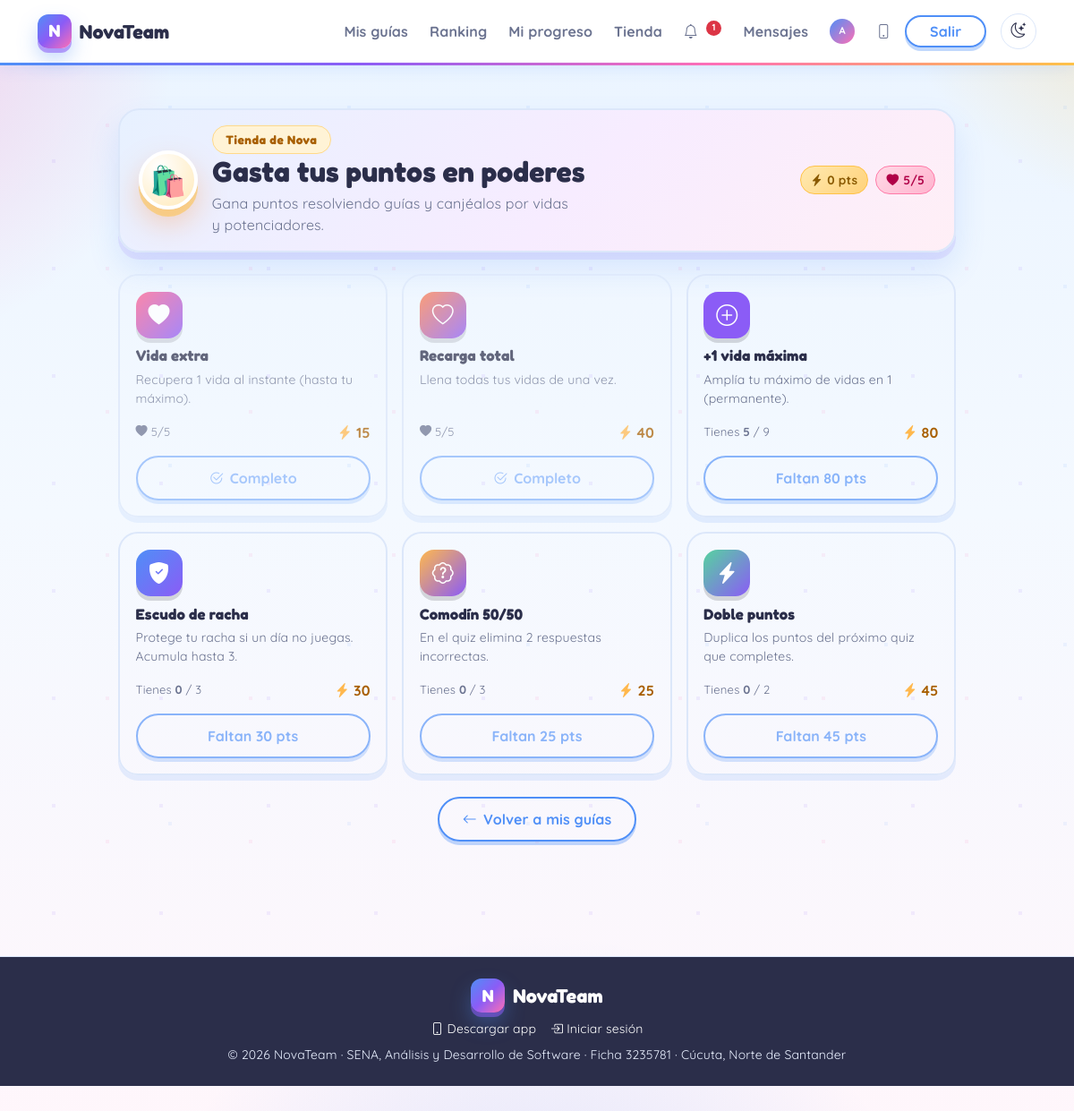
The page /tienda.php (signed in) on the database its author committed.
### tables this page shows
CREATE TABLE usuarios (
    id_usuario           INT AUTO_INCREMENT PRIMARY KEY,
    nombre               VARCHAR(120)        NOT NULL,
    correo               VARCHAR(150)        NOT NULL UNIQUE,
    contrasena_hash      VARCHAR(255)        NOT NULL,
    rol                  ENUM('estudiante','profesor','administrador') NOT NULL DEFAULT 'estudiante',
    grado                TINYINT             NULL COMMENT 'Solo estudiantes (4° grado)',
    materia              ENUM('matematicas','ingles') NULL COMMENT 'Solo profesores',
    puntos               INT                 NOT NULL DEFAULT 0,
    ejercicios_resueltos INT                 NOT NULL DEFAULT 0,
    activo               TINYINT(1)          NOT NULL DEFAULT 1,
    ultimo_acceso        DATETIME            NULL,
    fecha_registro       DATETIME            NOT NULL DEFAULT CURRENT_TIMESTAMP,
    foto_perfil          VARCHAR(255)        NULL COMMENT 'Ruta imagen de perfil',
    marco_perfil         VARCHAR(50)         NULL COMMENT 'Estilo de marco: dorado,plateado,arcoiris,fuego,estrella,ninguno',
    bio                  TEXT                NULL COMMENT 'Biografia del usuario',
    fondo_perfil         VARCHAR(255)        NULL COMMENT 'Ruta imagen de fondo de perfil',
    tema_color           VARCHAR(20)         NOT NULL DEFAULT 'default' COMMENT 'Tema de color: default,oscuro,verde,rosa,purpura',
    vidas                TINYINT             NOT NULL DEFAULT 5 COMMENT 'Vidas actuales (se recargan cada 4 h)',
    vidas_max            TINYINT             NOT NULL DEFAULT 5 COMMENT 'Maximo de vidas',
    vidas_actualizadas   DATETIME            NULL COMMENT 'Desde cuando se cuenta la recarga de vidas (NULL = lleno)',
    escudos_racha        TINYINT             NOT NULL DEFAULT 0 COMMENT 'Protectores de racha (max 3)',
    comodines_50         TINYINT             NOT NULL DEFAULT 0 COMMENT 'Comodines 50/50 para el quiz (max 3)',
    doble_puntos         TINYINT             NOT NULL DEFAULT 0 COMMENT 'Doble puntos para el proximo quiz (max 2)',
    remember_token       VARCHAR(64)         NULL COMMENT 'Token para recuperación de contraseña',
    token_expires        DATETIME            NULL COMMENT 'Expiración del token de recuperación',
    CONSTRAINT chk_grado   CHECK (rol <> 'estudiante' OR grado = 4),
    CONSTRAINT chk_materia CHECK (rol <> 'profesor'   OR materia IS NOT NULL)
);

### includes/db.php (called while the page is built, shortened)
<?php
function db(): PDO
{
    static $pdo = null;
    if ($pdo instanceof PDO) {
        try {
            $pdo->query('SELECT 1');
        } catch (PDOException $e) {
            $pdo = null;
        }
        if ($pdo instanceof PDO) {
            return $pdo;
        }
    }
    $host = env('DB_HOST', '127.0.0.1') ?? '127.0.0.1';
    $name = env('DB_NAME', 'novateam_db') ?? 'novateam_db';
    $user = env('DB_USER', 'root') ?? 'root';
    $pass = env('DB_PASS', '') ?? '';
    $port = env('DB_PORT', '3306') ?? '3306';
    $charset = env('DB_CHARSET', 'utf8mb4') ?? 'utf8mb4';
    $dsn = "mysql:host={$host};port={$port};dbname={$name};charset={$charset}";
    try {
        $pdo = new PDO($dsn, $user, $pass, [
            PDO::ATTR_ERRMODE            => PDO::ERRMODE_EXCEPTION,
            PDO::ATTR_DEFAULT_FETCH_MODE => PDO::FETCH_ASSOC,
            PDO::ATTR_EMULATE_PREPARES   => false,
            PDO::ATTR_PERSISTENT         => false,
            PDO::MYSQL_ATTR_INIT_COMMAND => "SET NAMES utf8mb4 COLLATE utf8mb4_unicode_ci",
        ]);
    } catch (PDOException $e) {
        http_response_code(500);
        exit('No se pudo conectar a MySQL. Importa database/novateam.sql en phpMyAdmin y revisa el archivo .env');
    }
    return $pdo;
}

### includes/auth.php (called while the page is built, shortened)
<?php
function refresh_user(int $id): void
{
    $stmt = db()->prepare(
        'SELECT id_usuario, nombre, correo, rol, grado, materia, puntos, ejercicios_resueltos, activo,
                foto_perfil, marco_perfil, bio, fondo_perfil, tema_color
         FROM usuarios WHERE id_usuario = :id LIMIT 1'
    );
    $stmt->execute(['id' => $id]);
}

### includes/bootstrap.php (called while the page is built, shortened)
<?php
require_once __DIR__ . '/db.php';
require_once __DIR__ . '/helpers.php';
require_once __DIR__ . '/auth.php';
if (!empty($_SESSION['user']['id_usuario'])) {
    $lastRefresh = (int) ($_SESSION['_last_refresh'] ?? 0);
    $now = time();
    if ($now - $lastRefresh > 60) {
        try {
            refresh_user((int) $_SESSION['user']['id_usuario']);
        } catch (Throwable $e) {
            error_log('NovaTeam: refresh_user error: ' . $e->getMessage());
        }
    }
}

### tienda.php (the view, shortened to what this page needs)
<?php
require_once __DIR__ . '/includes/bootstrap.php';
$user = current_user();
$uid = (int) $user['id_usuario'];
$items = shop_items();
$poderes = user_powerups($uid);
$lives = user_lives($uid);
$u = db()->prepare('SELECT puntos FROM usuarios WHERE id_usuario = :id');
$u->execute(['id' => $uid]);
$puntos = (int) $u->fetchColumn();
$cantidad = [
    'vida_extra'   => $lives['vidas'],
    'vidas_full'   => $lives['vidas'],
    'vidas_max'    => $poderes['vidas_max'],
    'escudo_racha' => $poderes['escudos'],
    'comodin_50'   => $poderes['comodines'],
    'doble_puntos' => $poderes['doble'],
];
$tope = [
    'vida_extra'   => $lives['max'] >= 9 ? 9 : $lives['max'],
    'vidas_full'   => $lives['max'],
    'vidas_max'    => 9,
    'escudo_racha' => 3,
    'comodin_50'   => 3,
    'doble_puntos' => 2,
];
require __DIR__ . '/includes/header.php';
?>
<div class="container py-4 py-lg-5" style="max-width:960px">
  <section class="shop-hero mb-4">
    <span class="mascot mascot-sm" aria-hidden="true">🛍️</span>
    <div>
      <span class="section-eyebrow">Tienda de Nova</span>
      <h1 class="hero-title mb-1">Gasta tus puntos en poderes</h1>
      <p class="hero-sub mb-0">Gana puntos resolviendo guías y canjéalos por vidas y potenciadores.</p>
    </div>
    <div class="shop-wallet">
      <span class="xp-pill"><i class="bi bi-lightning-charge-fill"></i> <?= $puntos ?> pts</span>
      <span class="xp-pill hearts"><i class="bi bi-heart-fill"></i> <?= $lives['vidas'] ?>/<?= $lives['max'] ?></span>
    </div>
  </section>
  <div class="shop-grid">
    <?php foreach ($items as $code => $it):
      $actual = $cantidad[$code];
      $max = $tope[$code];
      $lleno = ($code === 'vida_extra' || $code === 'vidas_full')
          ? ($lives['vidas'] >= $lives['max'])
          : ($actual >= $max);
      $alcanza = $puntos >= (int) $it['precio'];
      $puede = !$lleno && $alcanza;
    ?>
      <article class="shop-item<?= $lleno ? ' shop-item--full' : '' ?>">
        <span class="shop-ico" style="--sc:<?= e($it['color']) ?>"><i class="bi bi-<?= e($it['icono']) ?>"></i></span>
        <h2 class="shop-name"><?= e($it['nombre']) ?></h2>
        <p class="shop-desc"><?= e($it['desc']) ?></p>
        <div class="shop-meta">
          <?php if ($code === 'vida_extra' || $code === 'vidas_full'): ?>
            <span class="shop-stock"><i class="bi bi-heart-fill"></i> <?= $lives['vidas'] ?>/<?= $lives['max'] ?></span>
          <?php else: ?>
            <span class="shop-stock">Tienes <strong><?= $actual ?></strong> / <?= $max ?></span>
          <?php endif; ?>
          <span class="shop-price"><i class="bi bi-lightning-charge-fill"></i> <?= (int) $it['precio'] ?></span>
        </div>
        <form method="post">
          <button class="btn <?= $puede ? 'btn-edu' : 'btn-edu-outline disabled' ?> w-100" type="submit"
                  <?= $puede ? '' : 'disabled' ?>>
            <?php if ($lleno): ?>
              <i class="bi bi-check2-circle"></i> Completo
            <?php elseif (!$alcanza): ?>
              Faltan <?= (int) $it['precio'] - $puntos ?> pts
            <?php else: ?>
              <i class="bi bi-bag-plus-fill"></i> Comprar
            <?php endif; ?>
          </button>
        </form>
      </article>
    <?php endforeach; ?>
  </div>
  <div class="text-center mt-4">
    <a class="btn-edu-outline" href="estudiante.php"><i class="bi bi-arrow-left"></i> Volver a mis guías</a>
  </div>
</div>
<?php require __DIR__ . '/includes/footer.php'; ?>

### includes/helpers.php (shortened to what this page needs)
<?php
function e(?string $value): string
{
    return htmlspecialchars((string) $value, ENT_QUOTES | ENT_SUBSTITUTE, 'UTF-8');
}
function current_user(): ?array
{
    return $_SESSION['user'] ?? null;
}
function marco_css_class(?string $marco): string
{
    return match ($marco) {
        'dorado'   => 'marco-dorado',
        'plateado' => 'marco-plateado',
        'arcoiris' => 'marco-arcoiris',
        'fuego'    => 'marco-fuego',
        'estrella' => 'marco-estrella',
        default    => '',
    };
}
function user_avatar_html(array $user, int $size = 40): string
{
    $cls = marco_css_class($user['marco_perfil'] ?? null);
    $sizeStyle = 'width:' . $size . 'px;height:' . $size . 'px;';
    $initials = mb_strtoupper(mb_substr($user['nombre'], 0, 1));
    return '<div class="avatar-frame ' . $cls . '" style="' . $sizeStyle . 'background:linear-gradient(135deg,var(--edu-primary),var(--edu-accent));display:grid;place-items:center;color:#fff;font-weight:800;font-size:' . ($size * 0.4) . 'px;">' . e($initials) . '</div>';
}
function user_lives(int $userId): array
{
    $stmt = db()->prepare('SELECT vidas, vidas_max, vidas_actualizadas FROM usuarios WHERE id_usuario = :id');
    $stmt->execute(['id' => $userId]);
    $row = $stmt->fetch();
    $vidas = (int) $row['vidas'];
    $max   = max(1, (int) $row['vidas_max']);
    $stamp = $row['vidas_actualizadas'];
    if ($vidas >= $max) {
        return ['vidas' => $max, 'max' => $max, 'next' => null, 'segundos' => 0];
    }
    $regen = lives_regen_hours();
    $base = new DateTimeImmutable($stamp);
    $now  = new DateTimeImmutable();
    $next = $base->modify('+' . $regen . ' hours');
    return [
        'vidas'    => $vidas,
        'max'      => $max,
        'next'     => $next->format('Y-m-d H:i:s'),
        'segundos' => max(0, $next->getTimestamp() - $now->getTimestamp()),
    ];
}
function shop_items(): array
{
    return [
        'vida_extra' => [
            'nombre' => 'Vida extra', 'icono' => 'heart-fill', 'precio' => 15,
            'desc' => 'Recupera 1 vida al instante (hasta tu máximo).', 'color' => '#FF5C8A',
        ],
        'vidas_full' => [
            'nombre' => 'Recarga total', 'icono' => 'heart', 'precio' => 40,
            'desc' => 'Llena todas tus vidas de una vez.', 'color' => '#FF7A45',
        ],
        'vidas_max' => [
            'nombre' => '+1 vida máxima', 'icono' => 'plus-circle', 'precio' => 80,
            'desc' => 'Amplía tu máximo de vidas en 1 (permanente).', 'color' => '#8B5CF6',
        ],
        'escudo_racha' => [
            'nombre' => 'Escudo de racha', 'icono' => 'shield-fill-check', 'precio' => 30,
            'desc' => 'Protege tu racha si un día no juegas. Acumula hasta 3.', 'color' => '#4F8FF7',
        ],
        'comodin_50' => [
            'nombre' => 'Comodín 50/50', 'icono' => 'patch-question', 'precio' => 25,
            'desc' => 'En el quiz elimina 2 respuestas incorrectas.', 'color' => '#FFB84D',
        ],
        'doble_puntos' => [
            'nombre' => 'Doble puntos', 'icono' => 'lightning-charge-fill', 'precio' => 45,
            'desc' => 'Duplica los puntos del próximo quiz que completes.', 'color' => '#56D39F',
        ],
    ];
}
function user_powerups(int $userId): array
{
    $stmt = db()->prepare('SELECT escudos_racha, comodines_50, doble_puntos, vidas_max FROM usuarios WHERE id_usuario = :id');
    $stmt->execute(['id' => $userId]);
    $row = $stmt->fetch() ?: [];
    return [
        'escudos'   => (int) ($row['escudos_racha'] ?? 0),
        'comodines' => (int) ($row['comodines_50'] ?? 0),
        'doble'     => (int) ($row['doble_puntos'] ?? 0),
        'vidas_max' => (int) ($row['vidas_max'] ?? 5),
    ];
}

### rows shown on the page
usuarios: nombre "A", puntos "0", id_usuario+vidas_max "5", vidas_max "5", (int)$it['precio']-$puntos "80", (int)$it['precio']-$puntos "30", (int)$it['precio']-$puntos "25", doble_puntos "0", (int)$it['precio']-$puntos "45"

### other values the page prints
$notifCount "1"
$it['nombre'] "Vida extra"
$it['desc'] "Recupera 1 vida al instante (hasta tu máximo)."
$it['precio'] "15"
$it['nombre'] "Recarga total"
$it['desc'] "Llena todas tus vidas de una vez."
$it['precio'] "40"
$it['nombre'] "+1 vida máxima"
$it['desc'] "Amplía tu máximo de vidas en 1 (permanente)."
$max "9"
$it['precio'] "80"
$it['nombre'] "Escudo de racha"
$it['desc'] "Protege tu racha si un día no juegas. Acumula hasta 3."
$actual "0"
$max "3"
